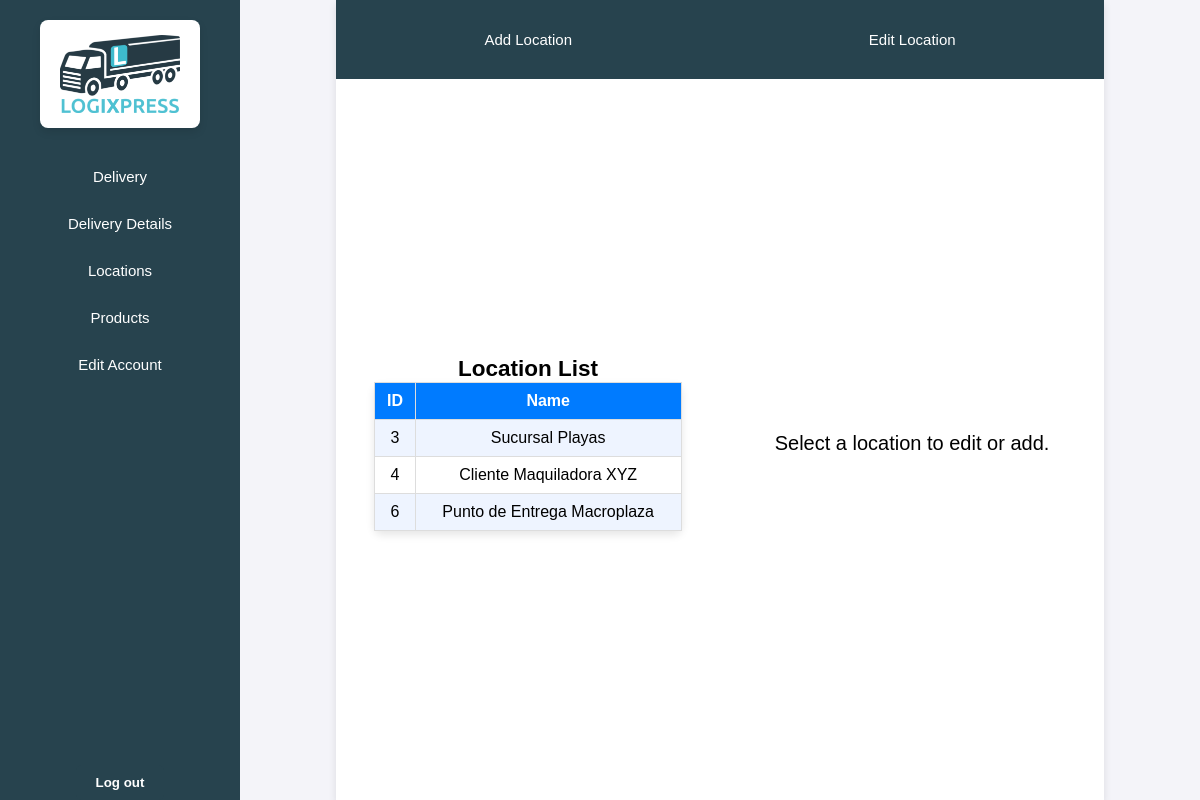
Page /menuCL.php?section=locations (signed in) on the earlier database version.
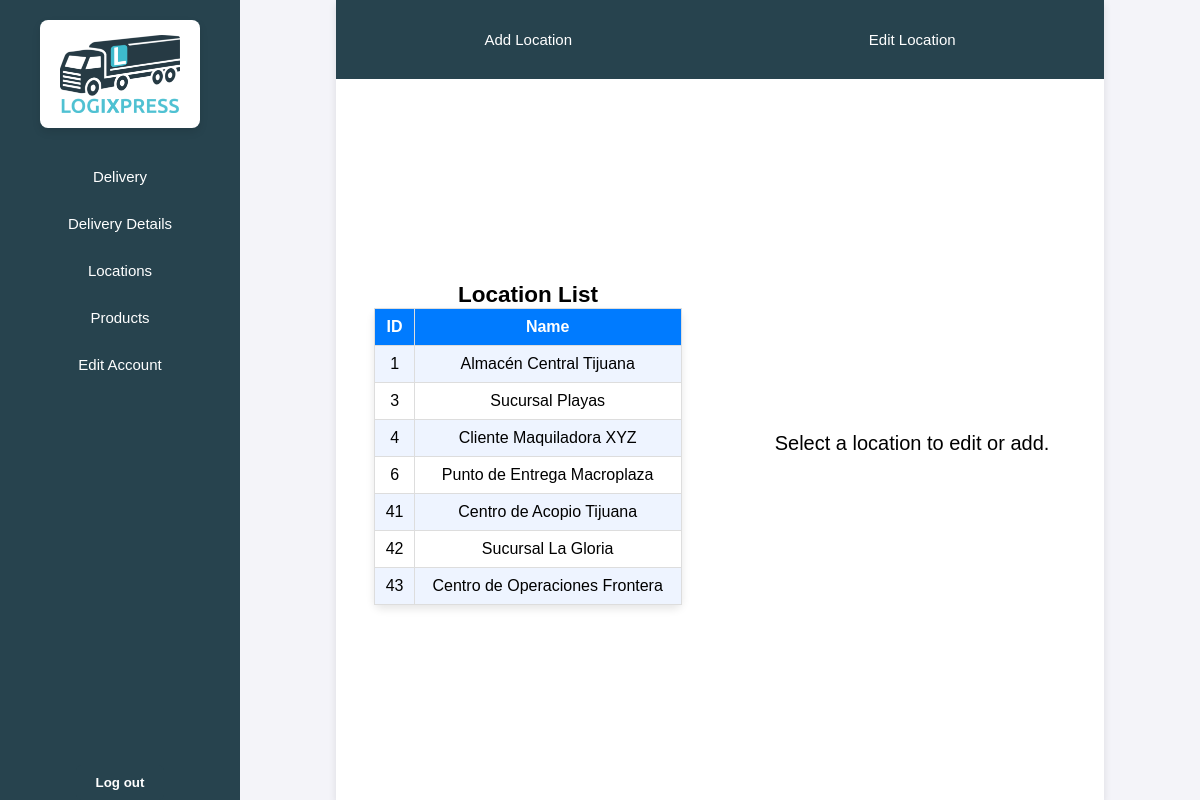
Same page on the later database version.
### tables this page shows
CREATE TABLE cliente_ubi (
    cliente INT,
    ubicacion INT,
    fechaRegistro DATE,
    PRIMARY KEY (cliente, ubicacion),
    FOREIGN KEY (cliente) REFERENCES cliente(num),
    FOREIGN KEY (ubicacion) REFERENCES ubicacion(num)
);

CREATE TABLE ubicacion (
    num INT AUTO_INCREMENT PRIMARY KEY,
    nombreUbicacion VARCHAR(100),
    nombreCalle VARCHAR(100),
    numCalle VARCHAR(50) NOT NULL,
    colonia VARCHAR(100) NOT NULL,
    codigoPostal VARCHAR(10) NOT NULL
);

### php/locations/vistaUbicaciones.php (the view, shortened to what this page needs)
<?php
function vistaUbicaciones($cliente) {
    global $db;
    $ubicacion = [];
    $queryUbicacion = "SELECT cu.ubicacion, u.nombreUbicacion, cu.fechaRegistro
            FROM ubicacion u
            INNER JOIN cliente_ubi cu ON cu.ubicacion = u.num
            WHERE cu.cliente = $cliente";
    $result = mysqli_query($db, $queryUbicacion);
    while ($row = mysqli_fetch_assoc($result)) {
        $ubicacion[] = $row;
    }
    ?>
    <section class="content-tools">
        <div class="tools">
            <div>
                <a class="tool-text" href="?section=locations&tool=add">Add Location</a>
            </div>
            <div>
                <a class="tool-text" href="?section=locations&tool=edit">Edit Location</a>
            </div>
        </div>
        <div class="information">
            <div class="general-info">
                <h2>Location List</h2>
                <table>
                    <tr>
                        <th>ID</th>
                        <th>Name</th>
                    </tr>
                    <?php foreach ($ubicacion as $row): ?>
                        <tr>
                            <td><?= htmlspecialchars($row['ubicacion']) ?></td>
                            <td><?= htmlspecialchars($row['nombreUbicacion']) ?></td>
                        </tr>
                    <?php endforeach; ?>
                </table>
            </div>
            <div class="info-locations">
                <?php if (isset($_GET['tool'])): ?>
                    <?php if ($_GET['tool'] === 'edit' && isset($_GET['location'])): ?>
                        <?php vistaFormularoProductos($_GET['location']); ?>
                    <?php elseif ($_GET['tool'] === 'add'): ?>
                        <?php vistaFormularioAgregarUbicacion(); ?>
                    <?php else: ?>
                        <p style="font-size:2rem;">Select a location to edit or add.</p>
                    <?php endif; ?>
                <?php else: ?>
                    <p style="font-size:2rem;">Select a location to edit or add.</p>
                <?php endif; ?>
            </div>
        </div>
    </section>
    <?php
}
    ?>

Differences in the rows shown:
added cliente_ubi: ubicacion "1", ubicacion.nombreUbicacion "Almacén Central Tijuana"
added cliente_ubi: ubicacion "41", ubicacion.nombreUbicacion "Centro de Acopio Tijuana"
added cliente_ubi: ubicacion "42", ubicacion.nombreUbicacion "Sucursal La Gloria"
added cliente_ubi: ubicacion "43", ubicacion.nombreUbicacion "Centro de Operaciones Frontera"
